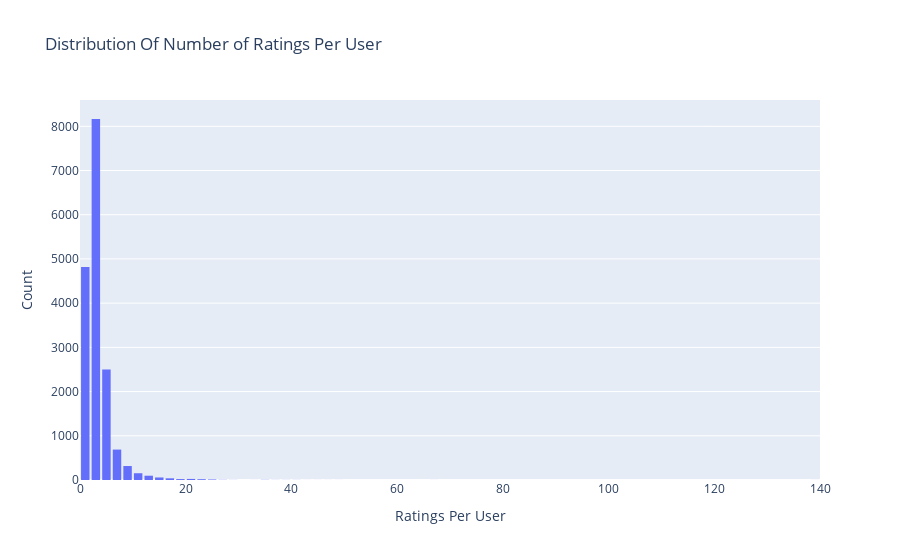

Notebook source saved alongside this figure:
### Markdown cell above
### See the number of ratings per users

### Code cell
# Number of ratings per user
data = df.groupby('reviewerID')['overall'].count()
# Create trace
trace = go.Histogram(x = data.values,
                     name = 'Ratings',
                     xbins = dict(start = 0, size = 2))
# Create layout
layout = go.Layout(title = 'Distribution Of Number of Ratings Per User',
                   xaxis = dict(title = 'Ratings Per User'),
                   yaxis = dict(title = 'Count'),
                   bargap = 0.2)

# Create plot
fig = go.Figure(data=[trace], layout=layout)
iplot(fig)

### Figure 1 — Plotly figure (JSON) as saved in the notebook; plotly's stock layout.template omitted (floating-point values rounded to 4 significant figures; data arrays with more than 128 entries replaced by an {"elided": "..."} marker saying what was removed)
{"data": [{"name": "Ratings", "type": "histogram", "x": {"elided": "16928 int values"}, "xbins": {"size": 2, "start": 0}}], "layout": {"bargap": 0.2, "title": {"text": "Distribution Of Number of Ratings Per User"}, "xaxis": {"title": {"text": "Ratings Per User"}}, "yaxis": {"title": {"text": "Count"}}}}
